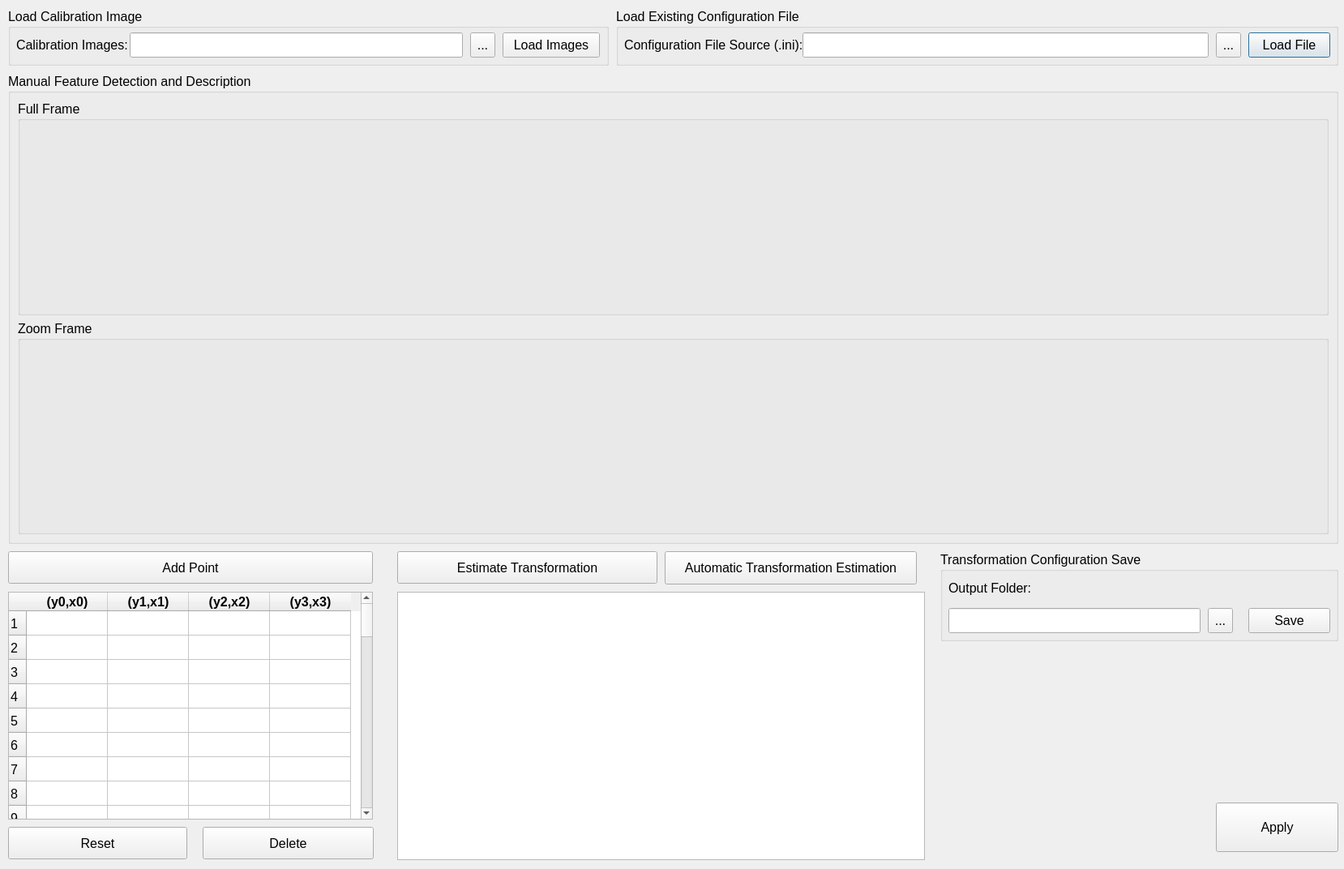
<?xml version="1.0" encoding="UTF-8"?>
<ui version="4.0">
 <class>Dialog</class>
 <widget class="QDialog" name="Dialog">
  <property name="geometry">
   <rect>
    <x>0</x>
    <y>0</y>
    <width>1658</width>
    <height>1072</height>
   </rect>
  </property>
  <property name="windowTitle">
   <string>Dialog</string>
  </property>
  <widget class="QGroupBox" name="groupBox">
   <property name="geometry">
    <rect>
     <x>760</x>
     <y>10</y>
     <width>891</width>
     <height>71</height>
    </rect>
   </property>
   <property name="font">
    <font>
     <pointsize>12</pointsize>
    </font>
   </property>
   <property name="title">
    <string>Load Existing Configuration File</string>
   </property>
   <widget class="QLineEdit" name="bg_img_dir_path">
    <property name="geometry">
     <rect>
      <x>230</x>
      <y>30</y>
      <width>501</width>
      <height>31</height>
     </rect>
    </property>
   </widget>
   <widget class="QPushButton" name="bg_img_load">
    <property name="geometry">
     <rect>
      <x>780</x>
      <y>30</y>
      <width>101</width>
      <height>31</height>
     </rect>
    </property>
    <property name="text">
     <string>Load File</string>
    </property>
   </widget>
   <widget class="QLabel" name="bg_img_dir">
    <property name="geometry">
     <rect>
      <x>10</x>
      <y>30</y>
      <width>280</width>
      <height>31</height>
     </rect>
    </property>
    <property name="text">
     <string>Configuration File Source (.ini):</string>
    </property>
   </widget>
   <widget class="QToolButton" name="bg_img_open_dir">
    <property name="geometry">
     <rect>
      <x>740</x>
      <y>30</y>
      <width>31</width>
      <height>31</height>
     </rect>
    </property>
    <property name="text">
     <string>...</string>
    </property>
   </widget>
  </widget>
  <widget class="QGroupBox" name="groupBox_2">
   <property name="geometry">
    <rect>
     <x>10</x>
     <y>90</y>
     <width>1641</width>
     <height>581</height>
    </rect>
   </property>
   <property name="font">
    <font>
     <pointsize>12</pointsize>
    </font>
   </property>
   <property name="title">
    <string>Manual Feature Detection and Description</string>
   </property>
   <layout class="QGridLayout" name="gridLayout">
    <item row="2" column="0" colspan="3">
     <widget class="QGroupBox" name="groupBox_4">
      <property name="title">
       <string>Zoom Frame</string>
      </property>
      <layout class="QGridLayout" name="gridLayout_4">
       <item row="0" column="0">
        <widget class="QLabel" name="label_6">
         <property name="text">
          <string/>
         </property>
        </widget>
       </item>
       <item row="0" column="1">
        <widget class="QLabel" name="label_5">
         <property name="text">
          <string/>
         </property>
        </widget>
       </item>
       <item row="0" column="2">
        <widget class="QLabel" name="label_7">
         <property name="text">
          <string/>
         </property>
        </widget>
       </item>
       <item row="0" column="3">
        <widget class="QLabel" name="label_8">
         <property name="text">
          <string/>
         </property>
        </widget>
       </item>
      </layout>
     </widget>
    </item>
    <item row="0" column="0" colspan="3">
     <widget class="QGroupBox" name="groupBox_3">
      <property name="title">
       <string>Full Frame</string>
      </property>
      <layout class="QGridLayout" name="gridLayout_3">
       <item row="0" column="2" rowspan="3">
        <widget class="QLabel" name="label">
         <property name="text">
          <string/>
         </property>
        </widget>
       </item>
       <item row="0" column="0" rowspan="3">
        <widget class="QLabel" name="label_2">
         <property name="text">
          <string/>
         </property>
        </widget>
       </item>
       <item row="0" column="4" rowspan="3">
        <widget class="QLabel" name="label_3">
         <property name="text">
          <string/>
         </property>
        </widget>
       </item>
       <item row="0" column="5" rowspan="3">
        <widget class="QLabel" name="label_4">
         <property name="text">
          <string/>
         </property>
        </widget>
       </item>
      </layout>
     </widget>
    </item>
   </layout>
  </widget>
  <widget class="QPushButton" name="pushButton_2">
   <property name="geometry">
    <rect>
     <x>10</x>
     <y>680</y>
     <width>450</width>
     <height>40</height>
    </rect>
   </property>
   <property name="font">
    <font>
     <pointsize>12</pointsize>
    </font>
   </property>
   <property name="text">
    <string>Add Point</string>
   </property>
  </widget>
  <widget class="QTableWidget" name="tableWidget">
   <property name="geometry">
    <rect>
     <x>10</x>
     <y>730</y>
     <width>450</width>
     <height>281</height>
    </rect>
   </property>
   <property name="font">
    <font>
     <family>MS Shell Dlg 2</family>
     <pointsize>12</pointsize>
    </font>
   </property>
   <property name="rowCount">
    <number>50</number>
   </property>
   <property name="columnCount">
    <number>4</number>
   </property>
   <attribute name="horizontalHeaderCascadingSectionResizes">
    <bool>false</bool>
   </attribute>
   <row/>
   <row/>
   <row/>
   <row/>
   <row/>
   <row/>
   <row/>
   <row/>
   <row/>
   <row/>
   <row/>
   <row/>
   <row/>
   <row/>
   <row/>
   <row/>
   <row/>
   <row/>
   <row/>
   <row/>
   <row/>
   <row/>
   <row/>
   <row/>
   <row/>
   <row/>
   <row/>
   <row/>
   <row/>
   <row/>
   <row/>
   <row/>
   <row/>
   <row/>
   <row/>
   <row/>
   <row/>
   <row/>
   <row/>
   <row/>
   <row/>
   <row/>
   <row/>
   <row/>
   <row/>
   <row/>
   <row/>
   <row/>
   <row/>
   <row/>
   <column>
    <property name="text">
     <string>(y0,x0)</string>
    </property>
    <property name="font">
     <font>
      <family>MS Shell Dlg 2</family>
      <pointsize>12</pointsize>
      <bold>true</bold>
     </font>
    </property>
   </column>
   <column>
    <property name="text">
     <string>(y1,x1)</string>
    </property>
    <property name="font">
     <font>
      <family>MS Shell Dlg 2</family>
      <pointsize>12</pointsize>
      <bold>true</bold>
     </font>
    </property>
   </column>
   <column>
    <property name="text">
     <string>(y2,x2)</string>
    </property>
    <property name="font">
     <font>
      <family>MS Shell Dlg 2</family>
      <pointsize>12</pointsize>
      <bold>true</bold>
     </font>
    </property>
   </column>
   <column>
    <property name="text">
     <string>(y3,x3)</string>
    </property>
    <property name="font">
     <font>
      <family>MS Shell Dlg 2</family>
      <pointsize>12</pointsize>
      <bold>true</bold>
     </font>
    </property>
   </column>
  </widget>
  <widget class="QPushButton" name="pushButton_3">
   <property name="geometry">
    <rect>
     <x>490</x>
     <y>680</y>
     <width>321</width>
     <height>40</height>
    </rect>
   </property>
   <property name="font">
    <font>
     <pointsize>12</pointsize>
    </font>
   </property>
   <property name="text">
    <string>Estimate Transformation</string>
   </property>
  </widget>
  <widget class="QTextBrowser" name="textBrowser">
   <property name="geometry">
    <rect>
     <x>490</x>
     <y>730</y>
     <width>651</width>
     <height>331</height>
    </rect>
   </property>
   <property name="font">
    <font>
     <pointsize>12</pointsize>
    </font>
   </property>
  </widget>
  <widget class="QGroupBox" name="image_save_3">
   <property name="geometry">
    <rect>
     <x>1160</x>
     <y>680</y>
     <width>491</width>
     <height>111</height>
    </rect>
   </property>
   <property name="font">
    <font>
     <pointsize>12</pointsize>
     <bold>false</bold>
     <underline>false</underline>
    </font>
   </property>
   <property name="title">
    <string>Transformation Configuration Save</string>
   </property>
   <widget class="QToolButton" name="folder_save_open_dir_3">
    <property name="geometry">
     <rect>
      <x>330</x>
      <y>70</y>
      <width>31</width>
      <height>31</height>
     </rect>
    </property>
    <property name="text">
     <string>...</string>
    </property>
   </widget>
   <widget class="QLineEdit" name="folder_save_path_3">
    <property name="geometry">
     <rect>
      <x>10</x>
      <y>70</y>
      <width>311</width>
      <height>31</height>
     </rect>
    </property>
   </widget>
   <widget class="QLabel" name="img_dir_3">
    <property name="geometry">
     <rect>
      <x>10</x>
      <y>30</y>
      <width>110</width>
      <height>31</height>
     </rect>
    </property>
    <property name="text">
     <string>Output Folder:</string>
    </property>
   </widget>
   <widget class="QPushButton" name="bg_img_load_2">
    <property name="geometry">
     <rect>
      <x>380</x>
      <y>70</y>
      <width>101</width>
      <height>31</height>
     </rect>
    </property>
    <property name="text">
     <string>Save</string>
    </property>
   </widget>
  </widget>
  <widget class="QPushButton" name="pushButton_4">
   <property name="geometry">
    <rect>
     <x>10</x>
     <y>1020</y>
     <width>221</width>
     <height>40</height>
    </rect>
   </property>
   <property name="font">
    <font>
     <pointsize>12</pointsize>
    </font>
   </property>
   <property name="text">
    <string>Reset</string>
   </property>
  </widget>
  <widget class="QPushButton" name="pushButton_5">
   <property name="geometry">
    <rect>
     <x>250</x>
     <y>1020</y>
     <width>211</width>
     <height>40</height>
    </rect>
   </property>
   <property name="font">
    <font>
     <pointsize>12</pointsize>
    </font>
   </property>
   <property name="text">
    <string>Delete</string>
   </property>
  </widget>
  <widget class="QGroupBox" name="groupBox_5">
   <property name="geometry">
    <rect>
     <x>10</x>
     <y>10</y>
     <width>741</width>
     <height>71</height>
    </rect>
   </property>
   <property name="font">
    <font>
     <pointsize>12</pointsize>
    </font>
   </property>
   <property name="title">
    <string>Load Calibration Image</string>
   </property>
   <widget class="QLineEdit" name="bg_img_dir_path_2">
    <property name="geometry">
     <rect>
      <x>150</x>
      <y>30</y>
      <width>411</width>
      <height>31</height>
     </rect>
    </property>
   </widget>
   <widget class="QPushButton" name="bg_img_load_3">
    <property name="geometry">
     <rect>
      <x>610</x>
      <y>30</y>
      <width>120</width>
      <height>31</height>
     </rect>
    </property>
    <property name="text">
     <string>Load Images</string>
    </property>
   </widget>
   <widget class="QLabel" name="bg_img_dir_3">
    <property name="geometry">
     <rect>
      <x>10</x>
      <y>30</y>
      <width>141</width>
      <height>31</height>
     </rect>
    </property>
    <property name="text">
     <string>Calibration Images:</string>
    </property>
   </widget>
   <widget class="QToolButton" name="bg_img_open_dir_2">
    <property name="geometry">
     <rect>
      <x>570</x>
      <y>30</y>
      <width>31</width>
      <height>31</height>
     </rect>
    </property>
    <property name="text">
     <string>...</string>
    </property>
   </widget>
  </widget>
  <widget class="QPushButton" name="pushButton_6">
   <property name="geometry">
    <rect>
     <x>1500</x>
     <y>990</y>
     <width>151</width>
     <height>61</height>
    </rect>
   </property>
   <property name="font">
    <font>
     <pointsize>12</pointsize>
    </font>
   </property>
   <property name="text">
    <string>Apply</string>
   </property>
  </widget>
  <widget class="QPushButton" name="pushButton">
   <property name="geometry">
    <rect>
     <x>820</x>
     <y>680</y>
     <width>311</width>
     <height>41</height>
    </rect>
   </property>
   <property name="font">
    <font>
     <pointsize>12</pointsize>
    </font>
   </property>
   <property name="text">
    <string>Automatic Transformation Estimation</string>
   </property>
  </widget>
  <zorder>groupBox_2</zorder>
  <zorder>groupBox</zorder>
  <zorder>pushButton_2</zorder>
  <zorder>tableWidget</zorder>
  <zorder>pushButton_3</zorder>
  <zorder>textBrowser</zorder>
  <zorder>image_save_3</zorder>
  <zorder>pushButton_4</zorder>
  <zorder>pushButton_5</zorder>
  <zorder>groupBox_5</zorder>
  <zorder>pushButton_6</zorder>
  <zorder>pushButton</zorder>
 </widget>
 <resources/>
 <connections/>
</ui>
